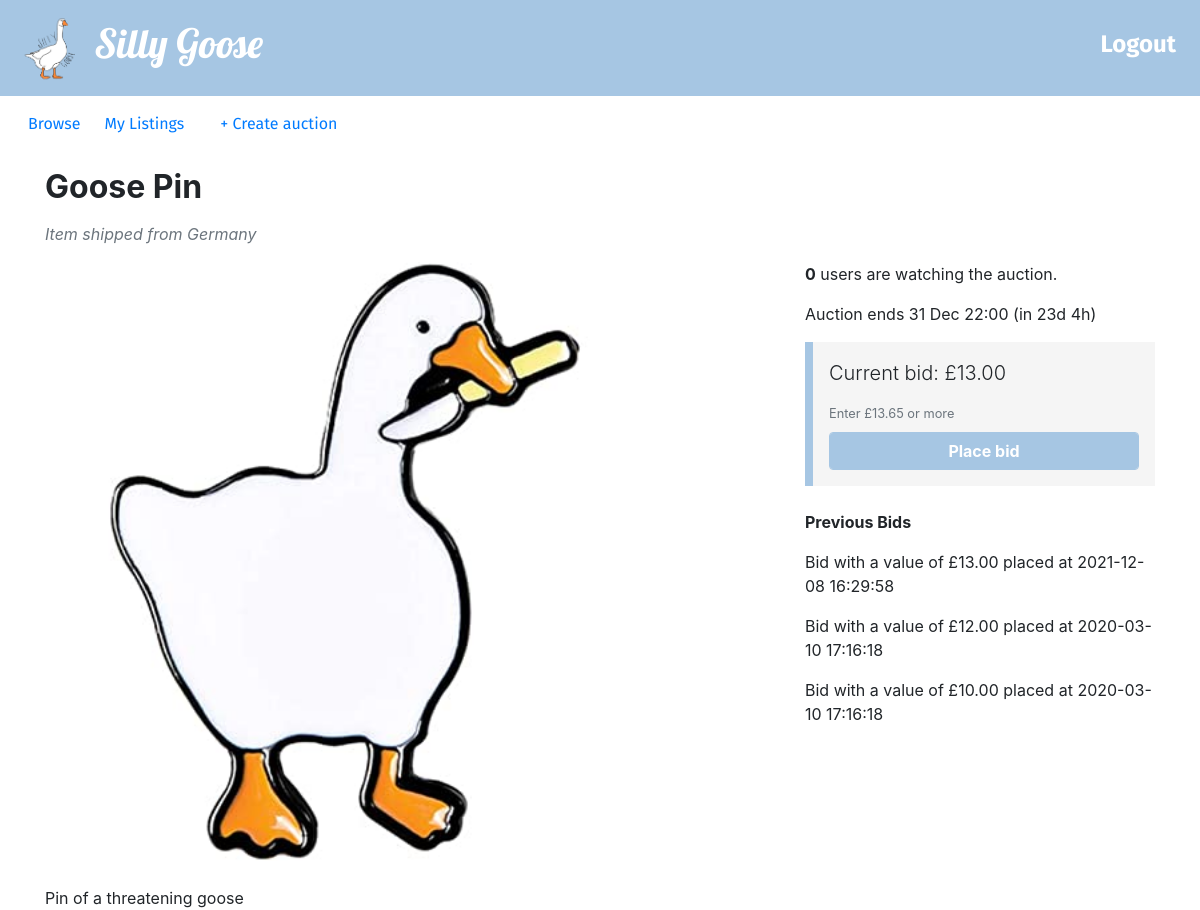
The app's page /listing.php?item_id=6 (signed in) with its own data.
### tables this page shows
CREATE TABLE bids (
  bidID INT AUTO_INCREMENT PRIMARY KEY,
  buyerEmail VARCHAR(50),
  auctionID INT,
  bidValue FLOAT(10,2),
  bidDate TIMESTAMP NOT NULL DEFAULT CURRENT_TIMESTAMP);

### utilities.php (called while the page is built, shortened)
<?php
function display_time_remaining($interval) {
    if ($interval->days == 0 && $interval->h == 0) {
      $time_remaining = $interval->format('%im %Ss');
    }
    else if ($interval->days == 0) {
      $time_remaining = $interval->format('%hh %im');
    }
    else {
      $time_remaining = $interval->format('%ad %hh');
    }
  return $time_remaining;
}
function query($query) {
  $connection = mysqli_connect($dbhost,$dbuser,$dbpass,$dbname);
  $result = mysqli_query($connection,$query);
  return $result;
}
?>

### listing.php (the view, shortened to what this page needs)
<?php include_once("header.php")?>
<?php include_once("utilities.php")?>
<?php
$item_id = $_GET['item_id'];
$query = "SELECT a.auctionID, a.title, a.description, a.endDate, a.picture, a.reservePrice, a.startPrice,
COALESCE(b.current_price,a.startPrice) AS 'current_price', COALESCE(b.num_bids,0) AS 'num_bids'
FROM
(SELECT auctionID, MAX(bidValue) AS 'current_price', COUNT(auctionID) AS 'num_bids' FROM bids GROUP BY auctionID) b
RIGHT JOIN (SELECT * FROM auctions a WHERE a.auctionID = ".$item_id.") a
ON a.auctionID = b.auctionID";
$row = query($query)->fetch_assoc();
$title = $row['title'];
$description = $row['description'];
$current_price = $row['current_price'];
$end_time = new DateTime($row['endDate']);
$image = $row['picture'];
$start_price = $row['startPrice'];
$now = new DateTime();
$query = "SELECT u.country
FROM users u
JOIN auctions a
ON a.sellerEmail = u.email
WHERE a.auctionID = {$item_id}";
$country = query($query)->fetch_assoc()['country'];
if ($now < $end_time) {
  $query = "SELECT *
  FROM watching
  WHERE auctionID = {$item_id}";
  $num_watching = mysqli_num_rows(query($query));
  $time_to_end = date_diff($now, $end_time);
  $time_remaining = ' (in ' . display_time_remaining($time_to_end) . ')';
}
?>
<div class="container">
<div class="row">
  <div class="col-sm-8">
    <h2 class="my-3"><b><?php echo($title); ?></b></h2>
    <p class="text-muted"><i>Item shipped from <?php echo($country)?></i></p>
  </div>
</div>
<div class="row">
  <div class="col-sm-8">
    <div class="itemDescription">
    <img alt="" src="images/<?php echo $image; ?>" style="max-width:600px;width:100%"> <br><br>
    <?php echo($description); ?>
    </div>
  </div>
  <div class="col-sm-4">
    <?php if ($now > $end_time):?>
      <p><i>This auction ended <?php echo(date_format($end_time, 'j M H:i'))?></i></p>
      <p><?php echo($expiry_circumstances)?></p>
      <?php
        echo("<div style='padding-left:1rem;border-left:#A6C6E3 solid .5rem;background-color:#F5F5F5;padding-top:1rem;padding-bottom:1rem;padding-right:1rem'>");
        if ($expiry_circumstances == "Unsuccessful auction - no bids placed"){
          echo("<h3><b>£$start_price</b></h3>");
          echo("<p style='margin-bottom:0rem'>Start price</p>");
        }
        else {
          echo("<h3><b>£$current_price</b></h3>");
          echo("<p style='margin-bottom:0rem'>Final price</p>");
        }
        echo("</div>")
        ?>
    <?php else:?>
      <?php
      if ($num_watching == 1) {
        echo("<p><b>1</b> user is watching the auction</p>");
      }
      else{
        echo("<p><b>{$num_watching}</b> users are watching the auction.</p>");
      }
      ?>
      <p>Auction ends <?php echo(date_format($end_time, 'j M H:i') . $time_remaining) ?></p>
      <div style='padding-left:1rem;border-left:#A6C6E3 solid .5rem;background-color:#F5F5F5;padding-top:1rem;padding-bottom:1rem;padding-right:1rem'>
      <p class="lead">Current bid: £<?php echo(number_format($current_price, 2)) ?></p>
      <?php if (!isset($_SESSION['account_type']) || $_SESSION['account_type'] == 'seller'){
        $noWatch = true;
      }
      else{
        $noWatch = false;
      }
      ?>
      <form method="POST" id="createNewBid" action=<?php echo("place_bid.php?item_id=".$item_id)?>>
        <small style="margin-bottom:.5rem" id="bidHelp" class="form-text text-muted" <?php if ($noWatch) echo('style="display: none"');?>> <?php echo("Enter £".number_format(round($current_price*1.05,2),2)." or more")?> </small>
        <button type="submit" style="border-color:#A6C6E3;background-color:#A6C6E3"class="btn btn-primary form-control"<?php if ($noWatch) echo('style="display: none"');?>><b>Place bid</b></button>
      </form>
    </div>
<?php endif ?>
<?php
  if (isset($_SESSION['account_type'])){
  echo("<br>");
  echo("<p> <b> Previous Bids </b> </p>");
  $query = "SELECT bidValue, bidDate, buyerEmail
  FROM bids
  WHERE auctionID = {$item_id}
  ORDER BY bidValue DESC
  LIMIT 10";
  $result = query($query);
  while ($row = $result->fetch_assoc()){
    $bid_value = $row['bidValue'];
    $bid_date = $row['bidDate'];
    $buyer_email = $row['buyerEmail'];
    if ($buyer_email == $email){
      echo("<p>You placed a £{$bid_value} bid at {$bid_date}</p>");
    }
    else {
      echo("<p>Bid with a value of £{$bid_value} placed at {$bid_date}</p>");
    }
  }
  }
?>
  </div>
</div>
<?php include_once("footer.php")?>

### records on screen
bids: bidValue "13.00", bidDate "2021-12-08 16:29:58"
bids: bidValue "12.00", bidDate "2020-03-10 17:16:18"
bids: bidValue "10.00", bidDate "2020-03-10 17:16:18"

### other values on screen
$title "Goose Pin"
$country "Germany"
$description "Pin of a threatening goose"
$num_watching "0"
date_format($end_time, 'j M H:i') "31 Dec 22:00"
$time_remaining "(in 23d 4h)"
$current_price "13.00"
$current_price*1.05 "13.65"
